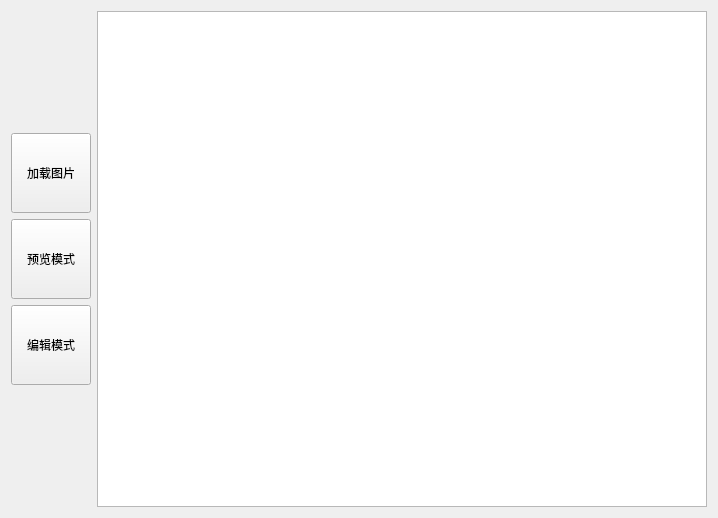
<?xml version="1.0" encoding="UTF-8"?>
<ui version="4.0">
 <class>DebugSelectCirc</class>
 <widget class="QWidget" name="DebugSelectCirc">
  <property name="geometry">
   <rect>
    <x>0</x>
    <y>0</y>
    <width>718</width>
    <height>518</height>
   </rect>
  </property>
  <property name="windowTitle">
   <string>Form</string>
  </property>
  <layout class="QGridLayout" name="gridLayout">
   <item row="0" column="0">
    <layout class="QVBoxLayout" name="verticalLayout">
     <item>
      <spacer name="verticalSpacer_2">
       <property name="orientation">
        <enum>Qt::Vertical</enum>
       </property>
       <property name="sizeHint" stdset="0">
        <size>
         <width>20</width>
         <height>40</height>
        </size>
       </property>
      </spacer>
     </item>
     <item>
      <widget class="QPushButton" name="Btn_Load">
       <property name="sizePolicy">
        <sizepolicy hsizetype="Minimum" vsizetype="Fixed">
         <horstretch>0</horstretch>
         <verstretch>0</verstretch>
        </sizepolicy>
       </property>
       <property name="minimumSize">
        <size>
         <width>80</width>
         <height>80</height>
        </size>
       </property>
       <property name="maximumSize">
        <size>
         <width>80</width>
         <height>80</height>
        </size>
       </property>
       <property name="text">
        <string>加载图片</string>
       </property>
      </widget>
     </item>
     <item>
      <widget class="QPushButton" name="Btn_Pre">
       <property name="sizePolicy">
        <sizepolicy hsizetype="Minimum" vsizetype="Fixed">
         <horstretch>0</horstretch>
         <verstretch>0</verstretch>
        </sizepolicy>
       </property>
       <property name="minimumSize">
        <size>
         <width>80</width>
         <height>80</height>
        </size>
       </property>
       <property name="maximumSize">
        <size>
         <width>80</width>
         <height>80</height>
        </size>
       </property>
       <property name="text">
        <string>预览模式</string>
       </property>
      </widget>
     </item>
     <item>
      <widget class="QPushButton" name="Btn_Edit">
       <property name="sizePolicy">
        <sizepolicy hsizetype="Minimum" vsizetype="Fixed">
         <horstretch>0</horstretch>
         <verstretch>0</verstretch>
        </sizepolicy>
       </property>
       <property name="minimumSize">
        <size>
         <width>80</width>
         <height>80</height>
        </size>
       </property>
       <property name="maximumSize">
        <size>
         <width>80</width>
         <height>80</height>
        </size>
       </property>
       <property name="text">
        <string>编辑模式</string>
       </property>
      </widget>
     </item>
     <item>
      <spacer name="verticalSpacer">
       <property name="orientation">
        <enum>Qt::Vertical</enum>
       </property>
       <property name="sizeHint" stdset="0">
        <size>
         <width>20</width>
         <height>40</height>
        </size>
       </property>
      </spacer>
     </item>
    </layout>
   </item>
   <item row="0" column="1">
    <widget class="DebugSelectView" name="graphicsView"/>
   </item>
  </layout>
 </widget>
 <customwidgets>
  <customwidget>
   <class>DebugSelectView</class>
   <extends>QGraphicsView</extends>
   <header>DebugSelectView.h</header>
  </customwidget>
 </customwidgets>
 <resources/>
 <connections/>
</ui>
